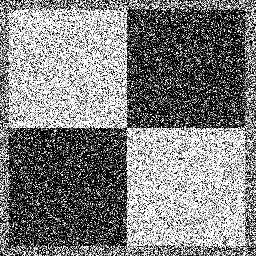
%> input picture ps1_octave_template/input/ps1-input0-noise.png, 256 x 256 px
$ octave test.m   (GNU Octave 9; MATLAB toolbox functions it lacks are replaced by stand-ins)
%> lines starting %> are read from the running program, lines starting %| are printed output that depends on the picture
pkg load image;
% load the image
img = imread(fullfile('input','ps1-input0-noise.png'));
%> img is the input picture: size 256x256 uint8; min 0, max 255, mean 127.6
%figure, imshow(img);

% detect the edges
edges = edge(img, 'canny');
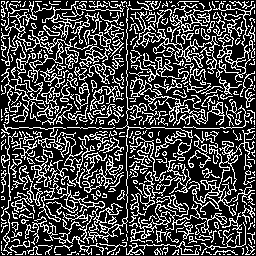
%> edges: size 256x256 logical; 27.7% white in thin lines or dots
%figure, imshow(edges);

%{
% Apply Hough transform using hough_line();
theta1 = linspace(-pi/2, pi/2, 181);
[hough1, rho1] = hough_line(edges, theta1);
figure, imagesc(theta1, rho1, hough1), title('Hough accumulator');
%}

% Apply Hough transform using houghtf();
hough2 = houghtf(edges);
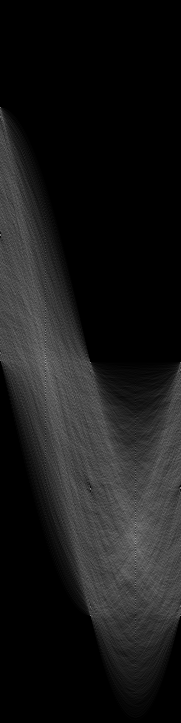
%> hough2: size 723x181 double; min 0, max 159, mean 25.1
theta2 = linspace(-90, 90, size(hough2, 2));
%> theta2 = 181 values from -90 to 90
r = size(hough2, 1);
%> r = 723
rho2 = linspace(-(r-1)/2, (r-1)/2, r);
%> rho2 = 723 values from -361 to 361
figure, imagesc(theta2, rho2, hough2), title('Hough accumulator');
%> after `title('Hough accumulator')`:
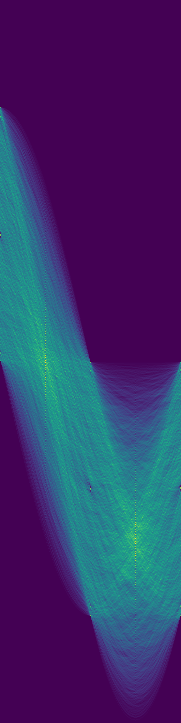
%> displayed picture: size 723x181x3, on the screen's scale of 0 to 255; mean R, G, B 58.9, 47.8, 106.4

%[row, col] = immaximas(hough2, 1, 100);
% hold on; plot(theta2(row), rho2(col), 'rs'); hold off;
